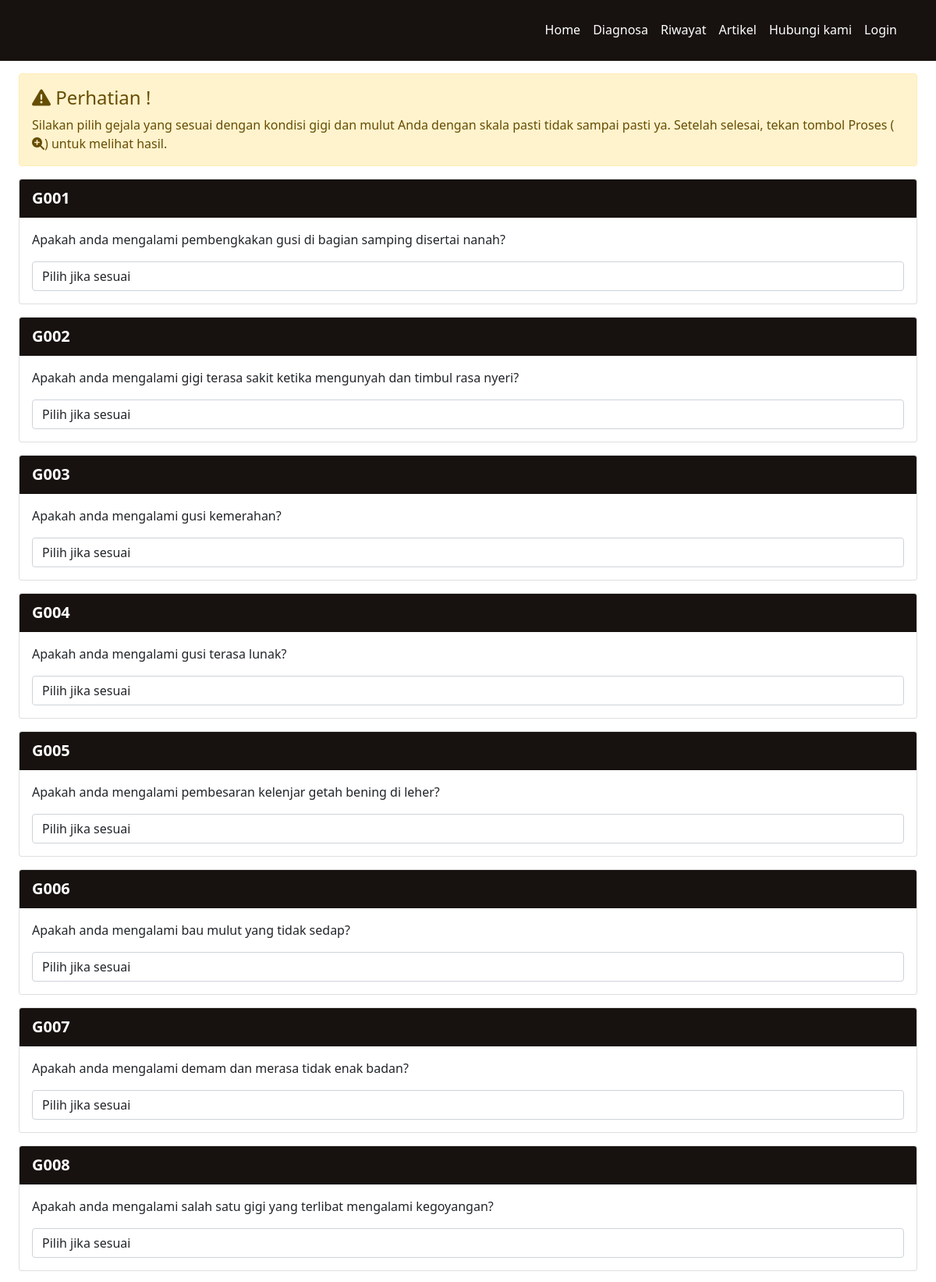
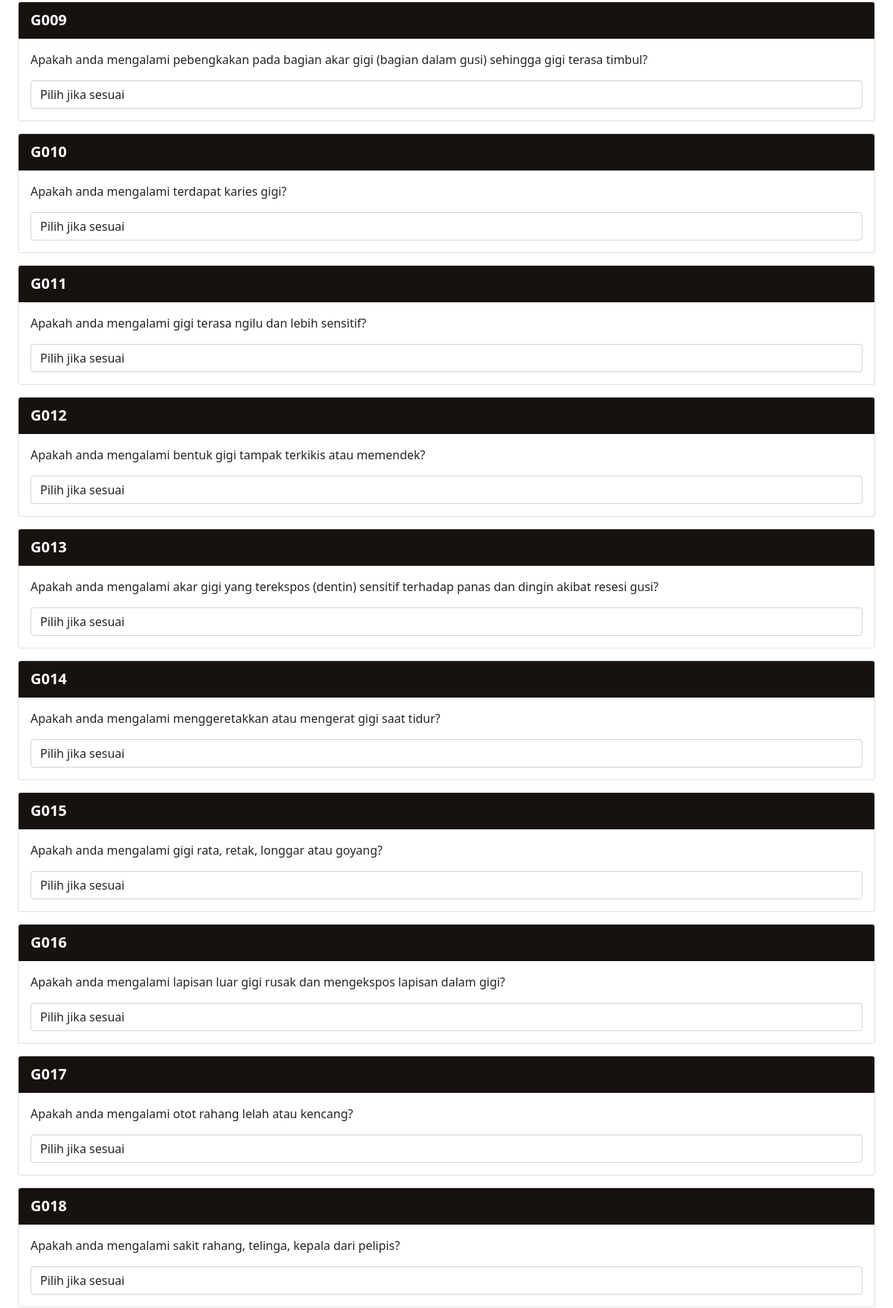
/diagnosa.php (upper part), run on the app's committed database (2 pictures, top to bottom).
### tables this page shows
CREATE TABLE `gejala` (
  `kode_gejala` int(11) NOT NULL,
  `nama_gejala` varchar(500) NOT NULL
);

### diagnosa.php (the view, shortened to what this page needs)
<!DOCTYPE html>
<html lang="en">
<head>
    <link href="https://cdn.jsdelivr.net/npm/bootstrap@5.0.2/dist/css/bootstrap.min.css" rel="stylesheet">
    <link rel="stylesheet" href="css/style.css">
</head>
<body class="<?php if (isset($_POST['submit'])) {
                    echo "bodyhasildiag";
                } ?>">
    <?php include 'include/navbar.php'; ?>
    <?php
    if (isset($_POST['submit'])) {
        date_default_timezone_set("Asia/Jakarta");
        $inptanggal = date('Y-m-d H:i:s');
        $arbobot = array('0', '1', '0.8', '0.6', '0.4', '0', '-0.4', '-0.6', '-0.8', '-1');
        $argejala = array();
        for ($i = 0; $i < count($_POST['kondisi']); $i++) {
            $arkondisi = explode("_", $_POST['kondisi'][$i]);
            if (strlen($_POST['kondisi'][$i]) > 1) {
                $argejala += array($arkondisi[0] => $arkondisi[1]);
            }
        }
        $sqlkondisi = mysqli_query($conn, "SELECT * FROM kondisi order by id+0");
        while ($rkondisi = mysqli_fetch_array($sqlkondisi)) {
            $arkondisitext[$rkondisi['id']] = $rkondisi['kondisi'];
        }
        $sqlpkt = mysqli_query($conn, "SELECT * FROM penyakit order by kode_penyakit+0");
        while ($rpkt = mysqli_fetch_array($sqlpkt)) {
            $arpkt[$rpkt['kode_penyakit']] = $rpkt['nama_penyakit'];
            $ardpkt[$rpkt['kode_penyakit']] = $rpkt['det_penyakit'];
            $arspkt[$rpkt['kode_penyakit']] = $rpkt['srn_penyakit'];
            $argpkt[$rpkt['kode_penyakit']] = $rpkt['gambar'];
        }
        $sqlpenyakit = mysqli_query($conn, "SELECT * FROM penyakit order by kode_penyakit");
        $arpenyakit = array();
        while ($rpenyakit = mysqli_fetch_array($sqlpenyakit)) {
            $cftotal_temp = 0;
            $cf = 0;
            $sqlgejala = mysqli_query($conn, "SELECT * FROM basis_pengetahuan where kode_penyakit=$rpenyakit[kode_penyakit]");
            $cflama = 0;
            while ($rgejala = mysqli_fetch_array($sqlgejala)) {
                $arkondisi = explode("_", $_POST['kondisi'][0]);
                $gejala = $arkondisi[0];
                for ($i = 0; $i < count($_POST['kondisi']); $i++) {
                    $arkondisi = explode("_", $_POST['kondisi'][$i]);
                    $gejala = $arkondisi[0];
                    if ($rgejala['kode_gejala'] == $gejala) {
                        $cf = ($rgejala['mb'] - $rgejala['md']) * $arbobot[$arkondisi[1]];
                        if (($cf >= 0) && ($cf * $cflama >= 0)) {
                            $cflama = $cflama + ($cf * (1 - $cflama));
                        }
                        if ($cf * $cflama < 0) {
                            $cflama = ($cflama + $cf) / (1 - min(abs($cflama), abs($cf)));
                        }
                        if (($cf < 0) && ($cf * $cflama >= 0)) {
                            $cflama = $cflama + ($cf * (1 + $cflama));
                        }
                    }
                }
            }
            if ($cflama > 0) {
                $arpenyakit += array($rpenyakit['kode_penyakit'] => number_format($cflama, 4));
            }
        }
        arsort($arpenyakit);
        $inpgejala = serialize($argejala);
        $inppenyakit = serialize($arpenyakit);
        $np1 = 0;
        foreach ($arpenyakit as $key1 => $value1) {
            $np1++;
            $idpkt1[$np1] = $key1;
            $vlpkt1[$np1] = $value1;
        }
        mysqli_query($conn, "INSERT INTO hasil(
                  tanggal,
                  gejala,
                  penyakit,
                  hasil_id,
                  hasil_nilai
				  )
	        VALUES(
                '$inptanggal',
                '$inpgejala',
                '$inppenyakit',
                '$idpkt1[1]',
                '$vlpkt1[1]'
				)");
        echo "<div class='content hasildiag' id='section-to-print'>
	<h2 class='text text-primary'>Hasil Diagnosis &nbsp;&nbsp;<button id='print' onClick='window.print();' data-toggle='tooltip' data-placement='right' title='Klik tombol ini untuk mencetak hasil diagnosa'><i class='fa fa-print'></i> Cetak</button> </h2>
	          <hr><table class='table table-bordered table-striped diagnosa'>
          <th class='text-center' width=8%>No</th>
          <th class='text-center' width=10%>Kode</th>
          <th class='text-center'>Gejala yang dialami</th>
          <th class='text-center' width=20%>Pilihan</th>
          </tr>";
        $ig = 0;
        foreach ($argejala as $key => $value) {
            $kondisi = $value;
            $ig++;
            $gejala = $key;
            $sql4 = mysqli_query($conn, "SELECT * FROM gejala where kode_gejala = '$key'");
            $r4 = mysqli_fetch_array($sql4);
            echo '<tr><td align="center">' . $ig . '</td>';
            echo '<td align="center">G' . str_pad($r4['kode_gejala'], 3, '0', STR_PAD_LEFT) . '</td>';
            echo '<td align="center"><span class="hasil text text-primary">' . $r4['nama_gejala'] . "</span></td>";
            echo '<td align="center"><span class="kondisipilih" style="color:black">' . $arkondisitext[$kondisi] . "</span></td></tr>";
        }
        $np = 0;
        foreach ($arpenyakit as $key => $value) {
            $np++;
            $idpkt[$np] = $key;
            $nmpkt[$np] = $arpkt[$key];
            $vlpkt[$np] = $value;
        }
        if ($argpkt[$idpkt[1]]) {
            $gambar = 'gambar/penyakit/' . $argpkt[$idpkt[1]];
        } else {
            $gambar = 'gambar/noimage.png';
        }
        echo "</table><div class='well well-small'> <div style='text-align: center;'><img class='img-bordered-sm mt-5' src='" . $gambar . "' height=200></div><div style='clear: both;'></div><h3 class='text-center mt-5'>Hasil Diagnosa</h3>";
        echo "<div class='callout callout-default text-center'>Jenis penyakit yang diderita adalah <b>" . $nmpkt[1] . "</b> / " . round($vlpkt[1], 2) * 100 . " % (" . $vlpkt[1] . ")<br>";
        echo "</div><div class='box box-info box-solid'><div class='box-header with-border'><h3 class='box-title'>Detail</h3></div><div class='box-body'><h5 class='textdiagnosis text-justify'>";
        echo $ardpkt[$idpkt[1]];
        echo "</h5></div></div>
          <div class='box box-info box-solid'><div class='box-header with-border'><h3 class='box-title'>Saran</h3></div><div class='box-body'><h5 class='textdiagnosis text-justify'>";
        echo $arspkt[$idpkt[1]];
        echo "</h5></div></div>
          <div class='box box-info box-solid'><div class='box-header with-border'><h3 class='box-title'>Kemungkinan lain:</h3></div><div class='box-body'><h5>";
        for ($ipl = 2; $ipl < count($idpkt); $ipl++) {
            echo " <h5 class='textdiagnosis'><i class='fa fa-caret-square-o-right'></i> " . $nmpkt[$ipl] . "</b> / " . round($vlpkt[$ipl], 2) * 100 . " % (" . $vlpkt[$ipl] . ")<br></h5>";
        }
        echo "</div></div></div>
		  </div>";
    } else {
        echo "
        <div class='alert alert-warning mx-4 mt-3' role='alert'>
                    <h4><i class='icon fa fa-exclamation-triangle'></i> Perhatian !</h4>
                    Silakan pilih gejala yang sesuai dengan kondisi gigi dan mulut Anda dengan skala pasti tidak sampai pasti ya. Setelah selesai, tekan tombol Proses  (<i class='fa fa-search-plus'></i>) untuk melihat hasil.
                  </div>
            <form name=text_form method=POST action='diagnosa.php' class='mx-4'>";
        $sql3 = mysqli_query($conn, "SELECT * FROM gejala order by kode_gejala");
        $i = 0;
        while ($r3 = mysqli_fetch_array($sql3)) {
            $i++;
            echo "
        <div class='card mb-3'>
            <div class='card-header modifcard'>
                <h5 class='my-1 modifgj'>G" . str_pad($r3['kode_gejala'], 3, '0', STR_PAD_LEFT) . "</h5>
            </div>
            <div class='card-body'>
                <p class='card-text'>Apakah anda mengalami " . strtolower($r3['nama_gejala']) . "?</p>
                <select name='kondisi[]' id='sl" . $i . "' class='form-control opsikondisi'/>
                    <option data-id='0' value='0'>Pilih jika sesuai</option>";
            echo "
                </select>
            </div>
        </div>";
    ?>
    <?php
        }
        echo "
		  <input class='float' type=submit data-toggle='tooltip' data-placement='top' title='Klik disini untuk melihat hasil diagnosa' name=submit value='&#xf00e;' style='font-family:Arial, FontAwesome'>
          </tbody></table></form>";
    }
    ?>
</body>
</html>

### css/style.css (style rules this page uses)
html { scroll-behavior: smooth; }
select { -webkit-appearance: none; -moz-appearance: none; -webkit-appearance: none; -moz-appearance: none; appearance: none; padding: 5px; border-radius: 0.4em; border: 1px solid #ddd; }
select option { margin: 40px; background: #fff3cd; color: #000; border: 1px solid #ddd; }
.modifcard { background-color: #17110f; color: white; }
.modifgj { font-weight: 600; }
select option { color: #372a01; }

### data on the page
gejala: kode_gejala "001", nama_gejala "pembengkakan gusi di bagian samping disertai nanah"
gejala: kode_gejala "002", nama_gejala "gigi terasa sakit ketika mengunyah dan timbul rasa nyeri"
gejala: kode_gejala "003", nama_gejala "gusi kemerahan"
gejala: kode_gejala "004", nama_gejala "gusi terasa lunak"
gejala: kode_gejala "005", nama_gejala "pembesaran kelenjar getah bening di leher"
gejala: kode_gejala "006", nama_gejala "bau mulut yang tidak sedap"
gejala: kode_gejala "007", nama_gejala "demam dan merasa tidak enak badan"
gejala: kode_gejala "008", nama_gejala "salah satu gigi yang terlibat mengalami kegoyangan"
gejala: kode_gejala "009", nama_gejala "pebengkakan pada bagian akar gigi (bagian dalam gusi) sehingga gigi terasa timbul"
gejala: kode_gejala "010", nama_gejala "terdapat karies gigi"
gejala: kode_gejala "011", nama_gejala "gigi terasa ngilu dan lebih sensitif"
gejala: kode_gejala "012", nama_gejala "bentuk gigi tampak terkikis atau memendek"
gejala: kode_gejala "013", nama_gejala "akar gigi yang terekspos (dentin) sensitif terhadap panas dan dingin akibat resesi gusi"
gejala: kode_gejala "014", nama_gejala "menggeretakkan atau mengerat gigi saat tidur"
gejala: kode_gejala "015", nama_gejala "gigi rata, retak, longgar atau goyang"
gejala: kode_gejala "016", nama_gejala "lapisan luar gigi rusak dan mengekspos lapisan dalam gigi"
gejala: kode_gejala "017", nama_gejala "otot rahang lelah atau kencang"
gejala: kode_gejala "018", nama_gejala "sakit rahang, telinga, kepala dari pelipis"
